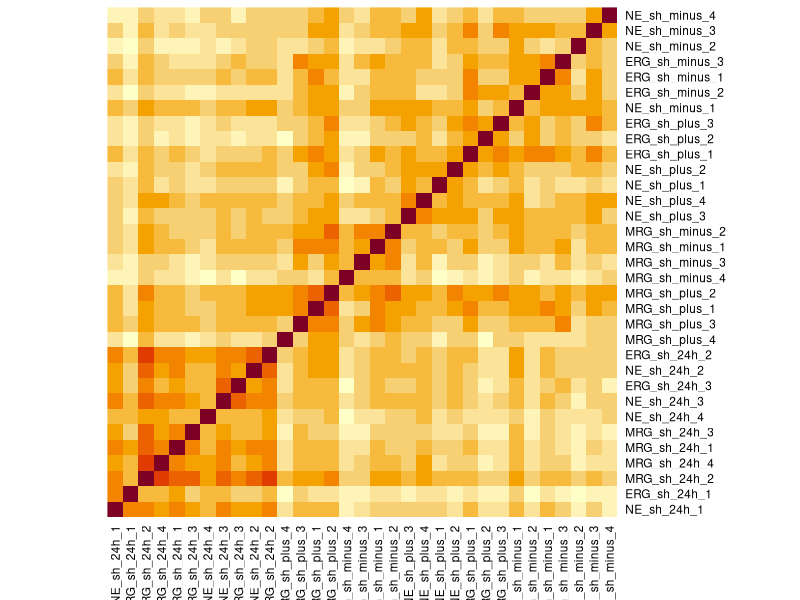
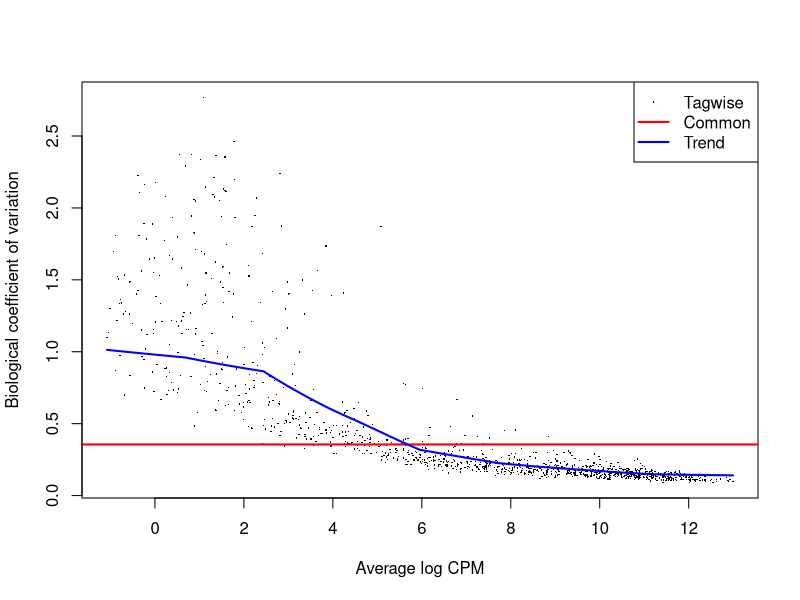
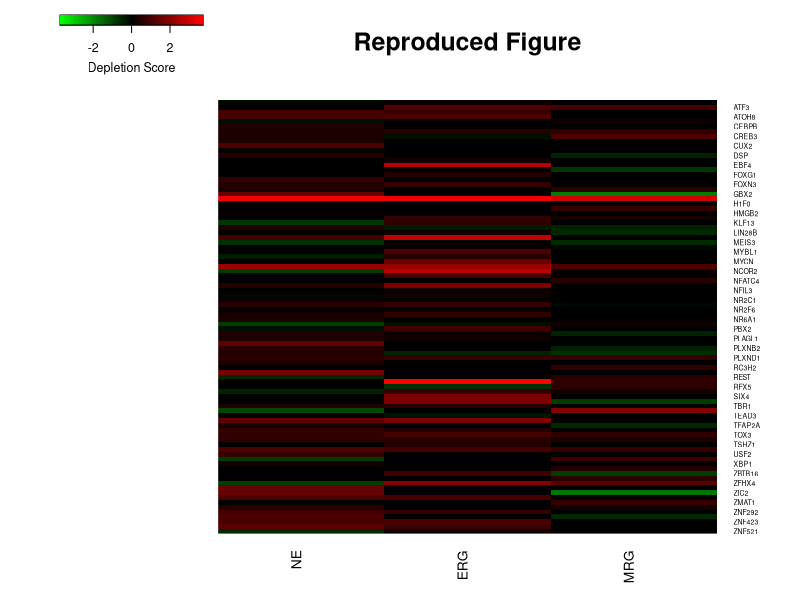
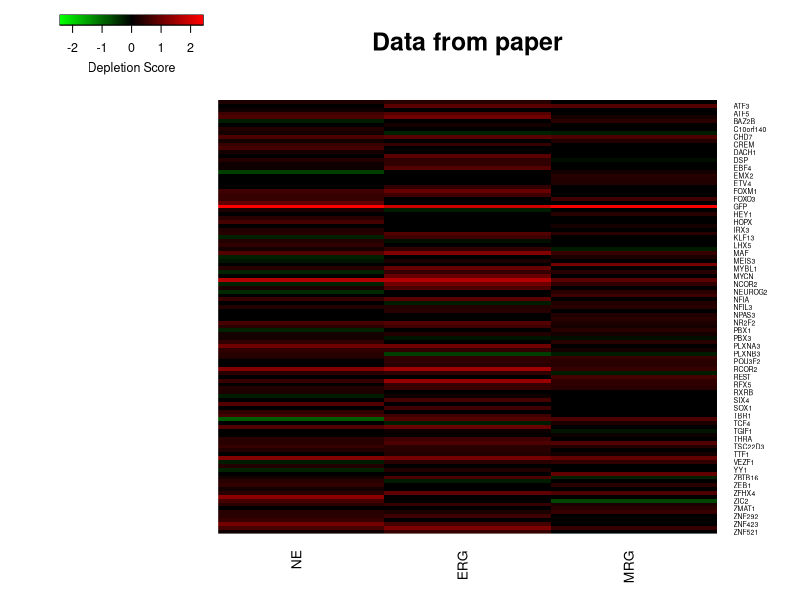

Reproduce these figures in R, in order.
library(readxl)
library(dplyr)
library(edgeR)
library(gplots)

raw_data <- read_excel("data/nature13990-s4.xlsx", sheet = "Raw shRNA counts")
paper.data <- read_excel("data/nature13990-s4.xlsx", sheet = "All_stages_KD_0.05_results")

# experiment design info
exp.info <- matrix(unlist(strsplit(colnames(raw_data[,-(1:3)]), "_")),
                   ncol=4, byrow = TRUE)
cellstage <- factor(exp.info[,1])
treatment <- factor(exp.info[, 3])
treatment <- relevel(treatment, ref = "24h")
timepoints <- factor(exp.info[,4])

groups <- factor(paste(cellstage, treatment, sep="."))
data <- DGEList(counts = raw_data[,-(1:3)], genes = raw_data[,1:3],
                group = groups)

# Select only hairpins with CPM > 0.5 in more than two samples
shrnas.to.keep <- rowSums(edgeR::cpm(data) > 0.5) >= 2
data <- data[shrnas.to.keep, , keep.lib.sizes=FALSE]

# data <- edgeR::calcNormFactors(data)

# attempt to reproduce extended data figure 3f
col.order <- c("NE_sh_minus_4", "NE_sh_minus_3", "NE_sh_minus_2",
               "ERG_sh_minus_3", "ERG_sh_minus_1", "ERG_sh_minus_2",
               "NE_sh_minus_1", "ERG_sh_plus_3", "ERG_sh_plus_2",
               "ERG_sh_plus_1", "NE_sh_plus_2", "NE_sh_plus_1", "NE_sh_plus_4",
               "NE_sh_plus_3", "MRG_sh_minus_2", "MRG_sh_minus_1",
               "MRG_sh_minus_3", "MRG_sh_minus_4", "MRG_sh_plus_2",
               "MRG_sh_plus_1", "MRG_sh_plus_3", "MRG_sh_plus_4",
               "ERG_sh_24h_2", "NE_sh_24h_2", "ERG_sh_24h_3", "NE_sh_24h_3",
               "NE_sh_24h_4", "MRG_sh_24h_3", "MRG_sh_24h_1", "MRG_sh_24h_4",
               "MRG_sh_24h_2", "ERG_sh_24h_1", "NE_sh_24h_1")
log.cpms <- edgeR::cpm(data, log=TRUE, prior.count = 0.25)
log.cpms <- log.cpms[ ,rev(col.order)]
heatmap(cor(log.cpms), Rowv = NA, Colv = NA, scale = "none")

# construct design matrix
groups <- factor(paste(cellstage, treatment, sep="."))
design <- model.matrix(~0+groups)
colnames(design) <- levels(groups)

# estimate common, tagwise, and trend dispersion and plot the biological
# coefficient of variation (BCV)
data <- edgeR::estimateDisp(data, design, robust=TRUE)
plotBCV(data)

# construct contrasts (aka comparison vectors)
contrasts <- makeContrasts(ERGvsControl = ERG.24h-ERG.plus,
                           ERGvsMinus = ERG.minus - ERG.plus,
                           MRGvsControl = MRG.24h-MRG.plus,
                           MRGvsMinus = MRG.minus - MRG.plus,
                           NEvsControl = NE.24h-NE.plus,
                           NEvsMinus = NE.minus - NE.plus, levels=design)

fit <- edgeR::glmFit(data, design = design)
result <- list()

comparisons <- colnames(contrasts)
for (val in comparisons){
  lrt <- edgeR::glmLRT(fit, contrast = contrasts[, val])
  sig.genes <- data.frame(topTags(lrt, n=100000, p.value = 0.05))

  by.gene <- group_by(sig.genes, Target.Gene.Symbol)
  same.as.majority.sign <- function(x) as.numeric(sign(x) == sign(mean(sign(x))))
  gene.info <- summarize(by.gene, count = n(), means = mean(sign(logFC)),
                         # wmeanfc = sum(logFC*logCPM*same.as.majority.sign(logFC)/sum(logCPM*same.as.majority.sign(logFC))))
                         wmeanfc = sum(logFC*logCPM/sum(logCPM)))
  gene.info <- filter(gene.info, count >= 2 & means != 0)
  gene.info <- gene.info[c("Target.Gene.Symbol", "wmeanfc")]
  result[[val]] <- gene.info
}

tophits <- list()

# The PlusvsControl and PlusvsMinus samples for each stage by taking the
# maximum abs value in either as the score on a gene by gene basis
for (i in seq(1, length(comparisons), 2)){
  combined <- rbind(result[[comparisons[i]]], result[[comparisons[i+1]]])
  abs.ordered <- combined[order(combined$Target.Gene.Symbol,
                                -abs(combined$wmeanfc)), ]
  take.max.abs <- abs.ordered[!duplicated(abs.ordered$Target.Gene.Symbol), ]
  tophits[[strsplit(comparisons[i], "vs")[[1]][1]]] <- take.max.abs
}

final.data <- merge(tophits$NE, tophits$ERG, by = "Target.Gene.Symbol", all = TRUE)
final.data <- merge(final.data, tophits$MRG, by = "Target.Gene.Symbol", all = TRUE)
colnames(final.data) <- c("Gene", "NE", "ERG", "MRG")
final.data[is.na(final.data)] <- 0

final.mat <- as.matrix(final.data[, 2:4])
rownames(final.mat) <- final.data[, 1]
# drop OLIG1 because the value is funky, look into this TODO
final.mat <- final.mat[rownames(final.mat) != "OLIG1", ]
final.mat <- final.mat[order(rownames(final.mat)), ]

heatmap.2(final.mat[rowSums(final.mat > 0) >= 1, ], col = greenred(75), Colv = F,
          dendrogram = "none", density.info = "none", key = TRUE, trace = "none",
          main="Reproduced Figure", lhei = c(1, 5), margins = c(4, 5), Rowv = F,
          key.xlab = "Depletion Score", key.title = NA, cexRow=0.5, cexCol = 1)

paper.mat <- as.matrix(paper.data[, 2:4])
rownames(paper.mat) <- paper.data$Gene
paper.mat <- paper.mat[order(rownames(paper.mat)), ]

heatmap.2(paper.mat[rowSums(paper.mat > 0) >= 1, ], col = greenred(75), Colv = F,
          dendrogram = "none", density.info = "none", key = TRUE, trace = "none",
          main="Data from paper", lhei = c(1, 5), margins = c(4, 5), Rowv = F,
          key.xlab = "Depletion Score", key.title = NA, cexRow=0.5, cexCol = 1)

shared <- intersect(rownames(paper.mat), rownames(final.mat))
